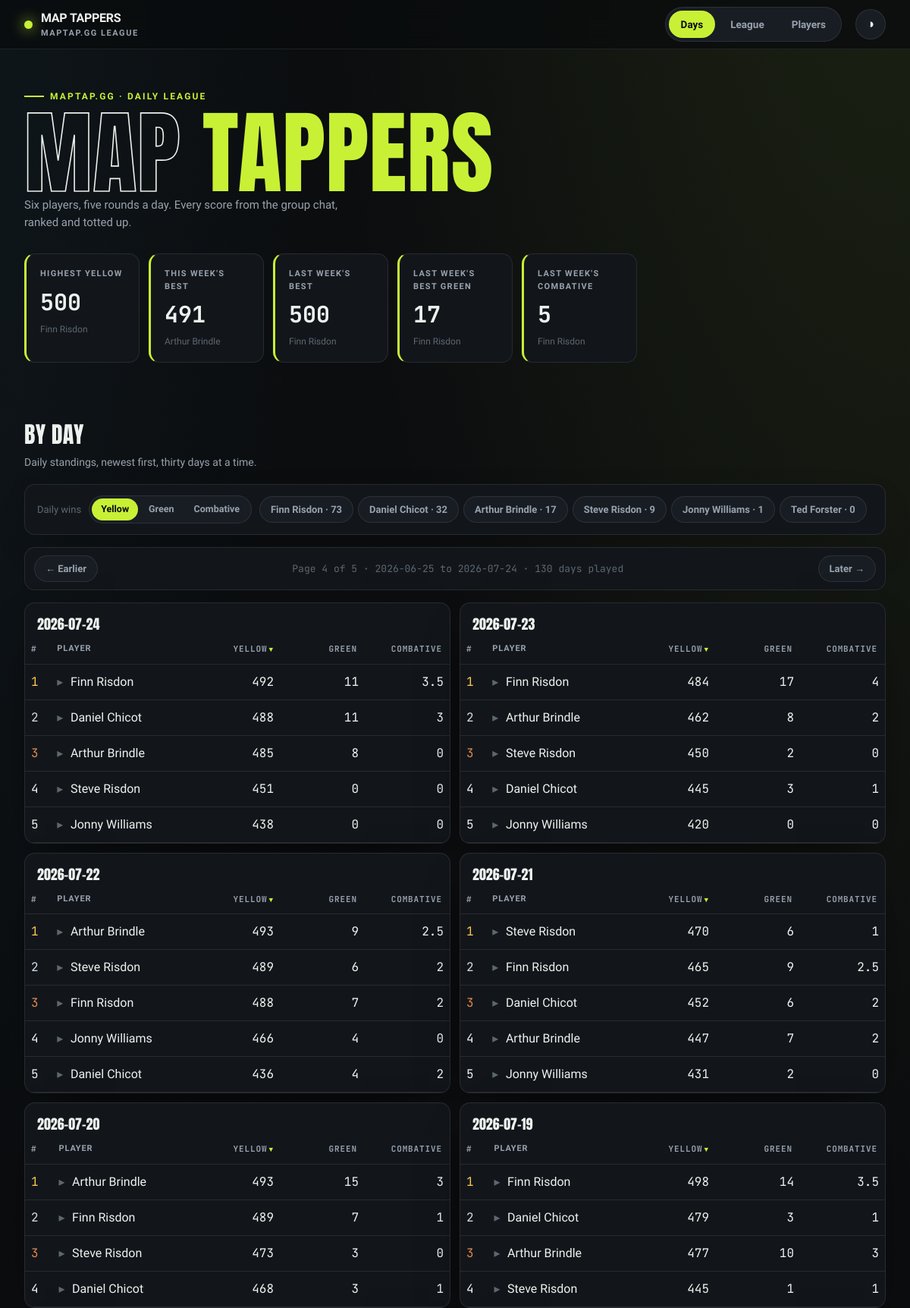
Screenshot of /days?page=4 (upper part) with the database file from the repository.
### tables this page shows
CREATE TABLE entries (
    id INTEGER PRIMARY KEY,
    player TEXT NOT NULL,
    game_date TEXT NOT NULL,
    maptap_score INTEGER NOT NULL,
    UNIQUE (player, game_date)
);

### src/maptap/app.py (the view)
@app.get("/days", response_class=HTMLResponse)
def days(request: Request, page: int = 1):
    with closing(_conn()) as conn:
        context = {
            **daily_leaderboard_page(conn, page=page),
            "win_rows": [
                ("Yellow", daily_win_counts(conn, metric="cumulative")),
                ("Green", green_jersey_win_counts(conn)),
                ("Combative", combative_win_counts(conn)),
            ],
            "stats": hero_stats(conn),
            "active": "days",
        }
    return templates.TemplateResponse(request, "days.html", context)

### src/maptap/templates/days.html (shortened to what this page needs)
{% extends "base.html" %}
{% block content %}
{% macro pager() %}
{% if pages > 1 %}
<nav class="panel pager" aria-label="Earlier and later days">
    {% if page < pages %}<a class="chip pager-link" href="/days?page={{ page + 1 }}">← Earlier</a>{% else %}<span class="chip pager-link disabled" aria-disabled="true">← Earlier</span>{% endif %}
    <span class="pager-meta">Page {{ page }} of {{ pages }} · {{ days[-1].game_date }} to {{ days[0].game_date }} · {{ total_days }} days played</span>
    {% if page > 1 %}<a class="chip pager-link" href="{{ '/days' if page == 2 else '/days?page=' ~ (page - 1) }}">Later →</a>{% else %}<span class="chip pager-link disabled" aria-disabled="true">Later →</span>{% endif %}
</nav>
{% endif %}
{% endmacro %}
<h2 class="section-head">By day</h2>
<p class="section-sub">Daily standings, newest first{% if pages > 1 %}, thirty days at a time{% endif %}.</p>
<div class="panel toolbar">
    <span class="chip-label">Daily wins</span>
    <div class="seg" role="group" aria-label="Competition">
        {% for label, _ in win_rows %}
        <button type="button" class="seg-btn" aria-controls="wins-{{ label | lower }}" aria-pressed="{{ 'true' if loop.first else 'false' }}">{{ label }}</button>
        {% endfor %}
    </div>
    {% for label, win_counts in win_rows %}
    <div class="chips" id="wins-{{ label | lower }}"{% if not loop.first %} hidden{% endif %}>
        {% for w in win_counts %}
        <span class="chip static">{{ w.player }} · {{ w.wins }}</span>
        {% endfor %}
    </div>
    {% endfor %}
</div>
{{ pager() }}
<div class="day-grid">
    {% for day in days %}
    <div class="panel table-card">
        <table data-sortable>
            <caption>{{ day.game_date }}</caption>
            <thead>
                <tr>
                    <th class="num" data-sort="number" data-first="asc">#</th>
                    <th class="txt" data-sort="text">Player</th>
                    {% for key, label in [('cumulative', 'Yellow'), ('green', 'Green'), ('combative', 'Combative')] %}
                    <th class="num jersey" data-sort="number"{% if key == 'cumulative' %} data-sorted="desc"{% endif %}>{{ label }}</th>
                    {% endfor %}
                </tr>
            </thead>
            <tbody>
                {% for s in day.standings %}
                <tr role="button" tabindex="0" aria-expanded="false" aria-label="Show rounds for {{ s.player }}">
                    <td class="num medal-{{ s.position }}">{{ s.position }}</td>
                    <td class="txt"><span class="caret" aria-hidden="true">▸</span>{{ s.player }}</td>
                    <td class="num">{{ s.cumulative }}</td>
                    <td class="num">{{ s.green }}</td>
                    <td class="num">{{ s.combative_points }}</td>
                </tr>
                {% endfor %}
            </tbody>
        </table>
    </div>
    {% endfor %}
</div>
{% endblock %}

### src/maptap/templates/base.html (shortened to what this page needs)
<!DOCTYPE html>
<html lang="en-GB" data-theme="dark">
<head>
    <link rel="stylesheet" href="/static/styles.css">
</head>
<body>
    <nav class="nav">
        <div class="wrap nav-inner">
            <div class="brand">
                <span class="dot"></span>
                <span>MAP&nbsp;TAPPERS<small>maptap.gg league</small></span>
            </div>
            <div class="tabs">
                <a class="tab {{ 'active' if active == 'days' else '' }}" href="/days">Days</a>
                <a class="tab {{ 'active' if active == 'league' else '' }}" href="/league">League</a>
                <a class="tab {{ 'active' if active == 'players' else '' }}" href="/players">Players</a>
            </div>
            <button class="theme-btn" id="themeBtn" title="Toggle theme" aria-label="Toggle theme">◑</button>
        </div>
    </nav>
    <header class="hero">
        <div class="wrap">
            <span class="hero-tag">maptap.gg · daily league</span>
            <h1><span class="out">Map</span> <span class="em">Tappers</span></h1>
            <p class="hero-sub">{{ stats.player_count | number_word }} player{{ '' if stats.player_count == 1 else 's' }}, five rounds a day. Every score from the group chat, ranked and totted up.</p>
            <div class="stat-row">
                <div class="stat">
                    <div class="label">Highest Yellow</div>
                    <div class="value">{{ stats.highest_cumulative if stats.highest_cumulative is not none else '—' }}</div>
                    <div class="sub">{{ stats.highest_cumulative_player or '—' }}</div>
                </div>
                <div class="stat">
                    <div class="label">This Week's Best</div>
                    <div class="value">{{ stats.week_best if stats.week_best is not none else '—' }}</div>
                    <div class="sub">{{ stats.week_best_player or 'no rides yet' }}</div>
                </div>
                <div class="stat">
                    <div class="label">Last Week's Best</div>
                    <div class="value">{{ stats.last_week_best if stats.last_week_best is not none else '—' }}</div>
                    <div class="sub">{{ stats.last_week_best_player or 'no rides' }}</div>
                </div>
                <div class="stat">
                    <div class="label">Last Week's Best Green</div>
                    <div class="value">{{ stats.last_week_best_green if stats.last_week_best_green is not none else '—' }}</div>
                    <div class="sub">{{ stats.last_week_best_green_player or 'no rides' }}</div>
                </div>
                <div class="stat">
                    <div class="label">Last Week's Combative</div>
                    <div class="value">{{ stats.last_week_combative if stats.last_week_combative is not none else '—' }}</div>
                    <div class="sub">{{ stats.last_week_combative_player or 'no rides' }}</div>
                </div>
            </div>
        </div>
    </header>
    <main class="wrap">
        {% block content %}{% endblock %}
    </main>
</body>
</html>

### rows the page displays
entries: player "Finn Risdon"
entries: player "Arthur Brindle"
entries: player "Finn Risdon"
entries: player "Daniel Chicot", wins "32"
entries: game_date "2026-06-25"
entries: game_date "2026-07-24", label "YELLOW" "GREEN" "COMBATIVE", position "5", player "Jonny Williams", cumulative "438", green "0", combative_points "0"
entries: position "1", player "Finn Risdon", cumulative "492", green "11", combative_points "3.5"
entries: position "2", player "Daniel Chicot", cumulative "488", green "11", combative_points "3"
entries: position "3", player "Arthur Brindle", cumulative "485", green "8", combative_points "0"
entries: position "4", player "Steve Risdon", cumulative "451", green "0", combative_points "0"
entries: game_date "2026-07-23", label "YELLOW" "GREEN" "COMBATIVE", position "3", player "Steve Risdon", cumulative "450", green "2", combative_points "0"
entries: position "1", player "Finn Risdon", cumulative "484", green "17", combative_points "4"
entries: position "2", player "Arthur Brindle", cumulative "462", green "8", combative_points "2"
entries: position "4", player "Daniel Chicot", cumulative "445", green "3", combative_points "1"
entries: position "5", player "Jonny Williams", cumulative "420", green "0", combative_points "0"
entries: game_date "2026-07-22", label "YELLOW" "GREEN" "COMBATIVE", position "5", player "Daniel Chicot", cumulative "436", green "4", combative_points "2"
entries: position "1", player "Arthur Brindle", cumulative "493", green "9", combative_points "2.5"
entries: position "2", player "Steve Risdon", cumulative "489", green "6", combative_points "2"
entries: position "3", player "Finn Risdon", cumulative "488", green "7", combative_points "2"
entries: position "4", player "Jonny Williams", cumulative "466", green "4", combative_points "0"
entries: game_date "2026-07-21", label "YELLOW" "GREEN" "COMBATIVE", position "3", player "Daniel Chicot", cumulative "452", green "6", combative_points "2"
entries: position "1", player "Steve Risdon", cumulative "470", green "6", combative_points "1"
entries: position "2", player "Finn Risdon", cumulative "465", green "9", combative_points "2.5"
entries: position "4", player "Arthur Brindle", cumulative "447", green "7", combative_points "2"
entries: position "5", player "Jonny Williams", cumulative "431", green "2", combative_points "0"
entries: game_date "2026-07-20", label "YELLOW" "GREEN" "COMBATIVE", position "4", player "Daniel Chicot", cumulative "468", green "3", combative_points "1"
entries: position "1", player "Arthur Brindle", cumulative "493", green "15", combative_points "3"
entries: position "2", player "Finn Risdon", cumulative "489", green "7", combative_points "1"
entries: position "3", player "Steve Risdon", cumulative "473", green "3", combative_points "0"
entries: game_date "2026-07-19", label "YELLOW" "GREEN" "COMBATIVE", position "2", player "Daniel Chicot", cumulative "479", green "3", combative_points "1"
entries: position "1", player "Finn Risdon", cumulative "498", green "14", combative_points "3.5"
entries: position "3", player "Arthur Brindle", cumulative "477", green "10", combative_points "3"
entries: position "4", player "Steve Risdon", cumulative "445", green "1", combative_points "1"

### other values shown
{{ stats.player_count | number_word }} "Six"
{{ '' if stats.player_count == 1 else 's' }} "s"
{{ stats.week_best if stats.week_best is not none else '—' }} "491"
{{ stats.last_week_best if stats.last_week_best is not none else '—' }} "500"
{{ label }} "Yellow" "Green" "Combative"
{{ w.player }} "Finn Risdon" "Arthur Brindle" "Steve Risdon" "Jonny Williams" "Ted Forster"
{{ w.wins }} "73" "17" "9" "1" "0"
{{ page }} "4"
{{ pages }} "5"
{{ total_days }} "130"
